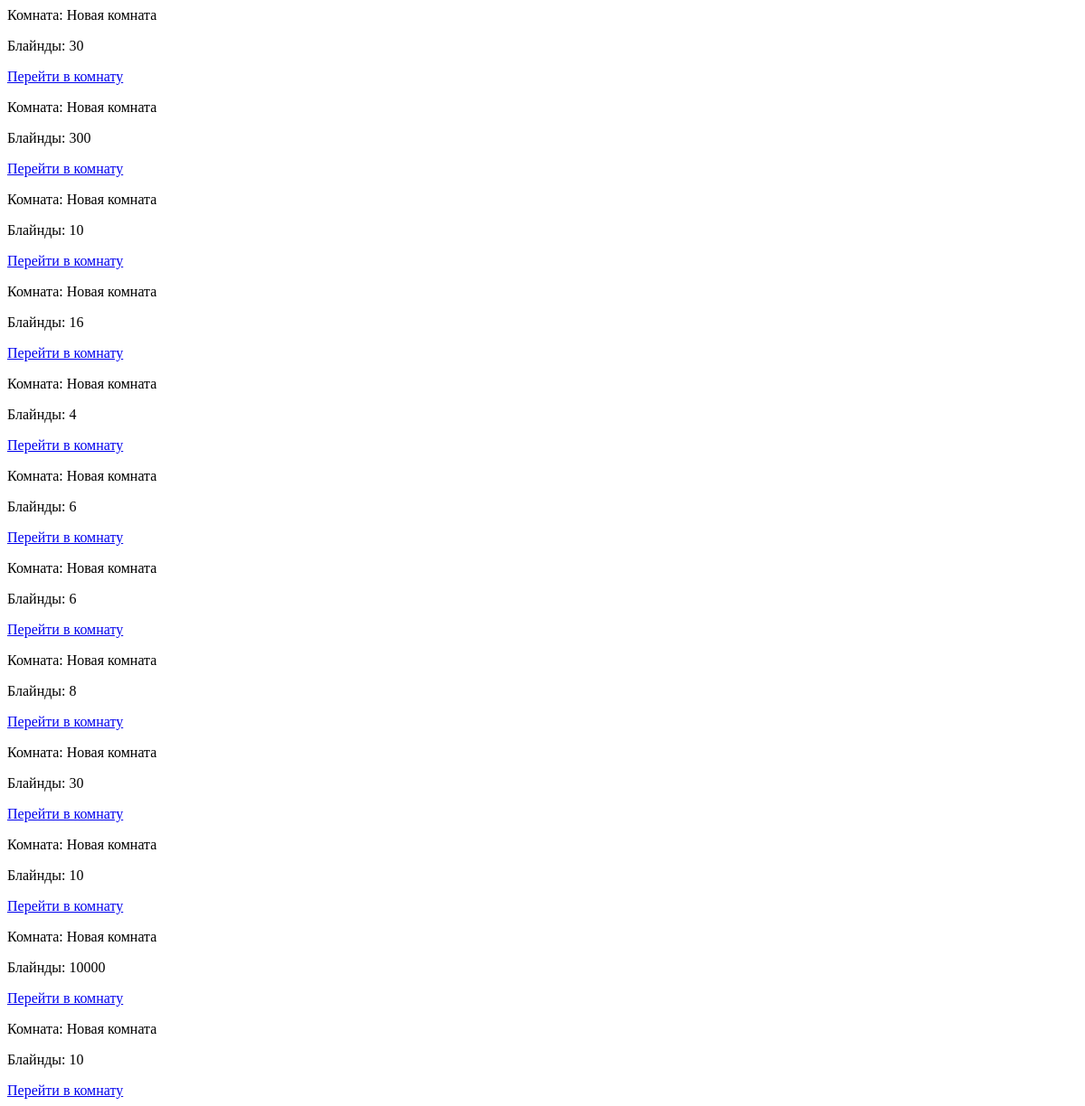
/get_rooms, run on an earlier commit of the app's database.
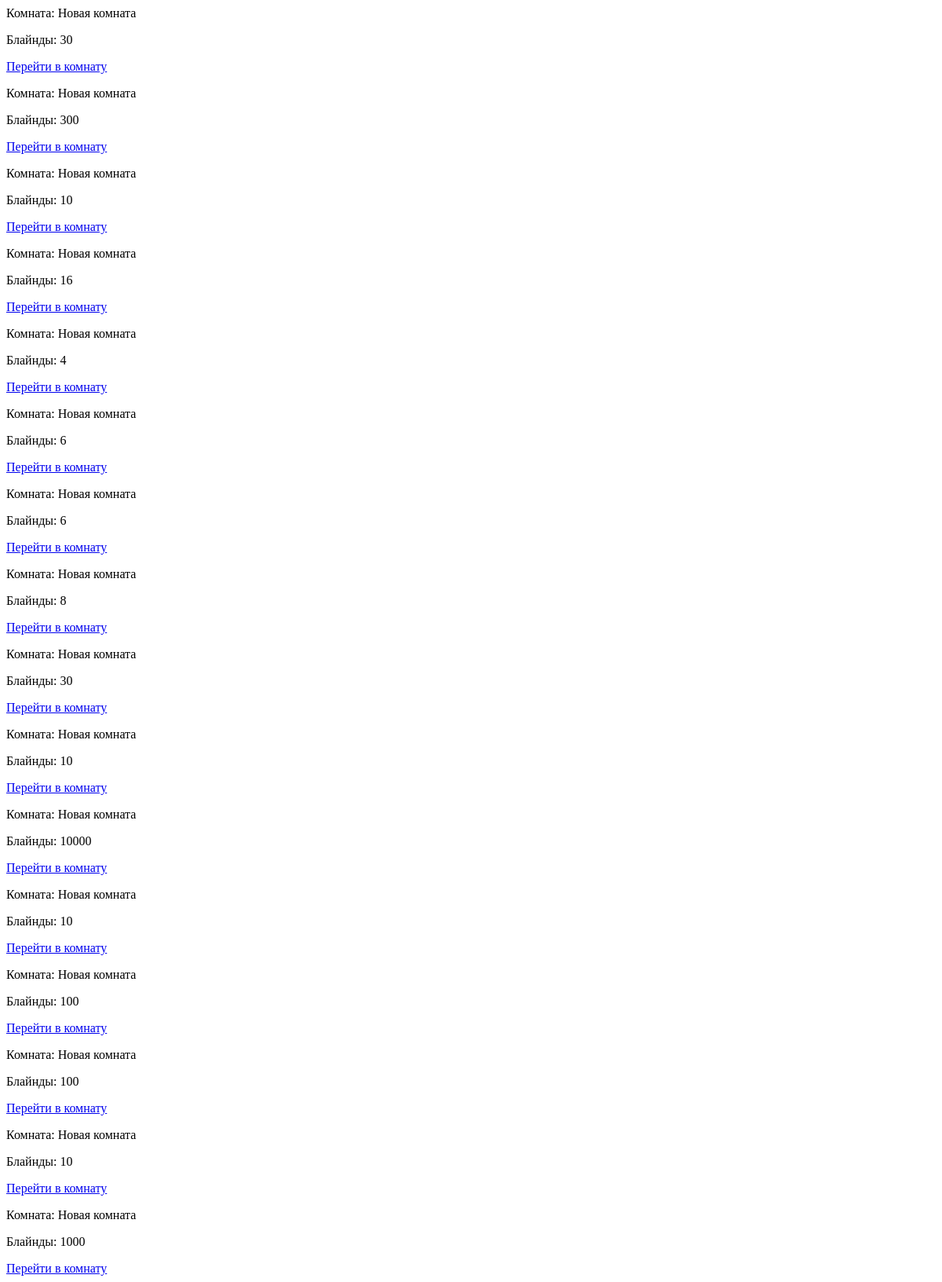
And on a later commit of the database.
### main/models.py (models this page shows, shortened)
class Room(models.Model):
    name = models.CharField(max_length=255, default="Новая комната")
    max_players = models.PositiveIntegerField(default=10)
    big_blind = models.PositiveIntegerField(default=50, verbose_name="Большой блайнд")  # Значение по умолчанию
    unique_id = models.UUIDField(default=uuid.uuid4, editable=False, unique=True)
    is_active = models.BooleanField(default=False)
    pot = models.FloatField(default=0.0, verbose_name="Текущий банк")  # Общий банк
    check_count = models.PositiveIntegerField(default=0, verbose_name="Количество чеков")  # Счётчик чеков
    current_bet = models.PositiveIntegerField(default=0,
                                        verbose_name="Текущая максимальная ставка")  # Максимальная ставка
    current_player = models.PositiveIntegerField(null=True, blank=True, verbose_name="Текущий игрок")
    flag_is_started = models.BooleanField(default=False)

### main/views.py (the view)
# urls.py: path('get_rooms', views.get_rooms, name='get_rooms'),
def get_rooms(request):
    rooms = Room.objects.all()
    return render(request, 'main/room_list.html', {'rooms': rooms})

### main/templates/main/room_list.html
{% for room in rooms %}
    <div class="room">
        <p>Комната: {{ room.name }}</p>
        <p>Блайнды: {{ room.big_blind }}</p>
        <a href="{% url 'room_detail' unique_id=room.unique_id %}">Перейти в комнату</a>
    </div>
{% empty %}
    <p>Нет созданных комнат</p>
{% endfor %}

What changed in the data, as far as the page shows it:
added Room: name "Новая комната", big_blind "100"
added Room: name "Новая комната", big_blind "100"
added Room: name "Новая комната", big_blind "10"
added Room: name "Новая комната", big_blind "1000"
